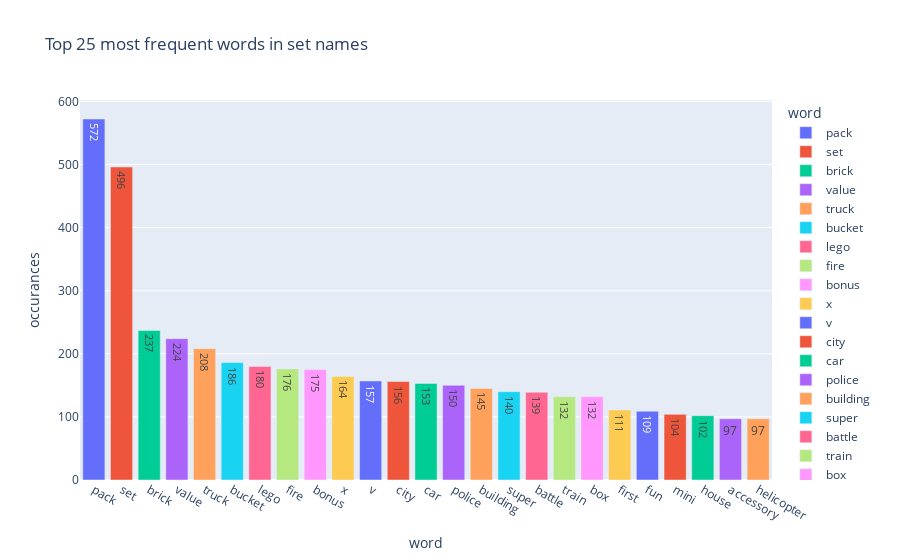

The code cell stored with this chart in its notebook:
### Code cell
fig = px.bar(df_results_count.head(25), "word", "occurances",
       color = "word", text = "occurances",
       title = "Top 25 most frequent words in set names")
fig.show()                     
#fig.update_layout(xaxis = dict(visible = False, matches = None))

### Figure 1 — Plotly figure (JSON) as saved in the notebook; plotly's stock layout.template omitted (floating-point values rounded to 4 significant figures)
{"data": [{"alignmentgroup": "True", "hovertemplate": "word=%{x}<br>occurances=%{text}<extra></extra>", "legendgroup": "pack", "marker": {"color": "#636efa", "pattern": {"shape": ""}}, "name": "pack", "offsetgroup": "pack", "orientation": "v", "showlegend": true, "text": [572], "textposition": "auto", "type": "bar", "x": ["pack"], "xaxis": "x", "y": [572], "yaxis": "y"}, {"alignmentgroup": "True", "hovertemplate": "word=%{x}<br>occurances=%{text}<extra></extra>", "legendgroup": "set", "marker": {"color": "#EF553B", "pattern": {"shape": ""}}, "name": "set", "offsetgroup": "set", "orientation": "v", "showlegend": true, "text": [496], "textposition": "auto", "type": "bar", "x": ["set"], "xaxis": "x", "y": [496], "yaxis": "y"}, {"alignmentgroup": "True", "hovertemplate": "word=%{x}<br>occurances=%{text}<extra></extra>", "legendgroup": "brick", "marker": {"color": "#00cc96", "pattern": {"shape": ""}}, "name": "brick", "offsetgroup": "brick", "orientation": "v", "showlegend": true, "text": [237], "textposition": "auto", "type": "bar", "x": ["brick"], "xaxis": "x", "y": [237], "yaxis": "y"}, {"alignmentgroup": "True", "hovertemplate": "word=%{x}<br>occurances=%{text}<extra></extra>", "legendgroup": "value", "marker": {"color": "#ab63fa", "pattern": {"shape": ""}}, "name": "value", "offsetgroup": "value", "orientation": "v", "showlegend": true, "text": [224], "textposition": "auto", "type": "bar", "x": ["value"], "xaxis": "x", "y": [224], "yaxis": "y"}, {"alignmentgroup": "True", "hovertemplate": "word=%{x}<br>occurances=%{text}<extra></extra>", "legendgroup": "truck", "marker": {"color": "#FFA15A", "pattern": {"shape": ""}}, "name": "truck", "offsetgroup": "truck", "orientation": "v", "showlegend": true, "text": [208], "textposition": "auto", "type": "bar", "x": ["truck"], "xaxis": "x", "y": [208], "yaxis": "y"}, {"alignmentgroup": "True", "hovertemplate": "word=%{x}<br>occurances=%{text}<extra></extra>", "legendgroup": "bucket", "marker": {"color": "#19d3f3", "pattern": {"shape": ""}}, "name": "bucket", "offsetgroup": "bucket", "orientation": "v", "showlegend": true, "text": [186], "textposition": "auto", "type": "bar", "x": ["bucket"], "xaxis": "x", "y": [186], "yaxis": "y"}, {"alignmentgroup": "True", "hovertemplate": "word=%{x}<br>occurances=%{text}<extra></extra>", "legendgroup": "lego", "marker": {"color": "#FF6692", "pattern": {"shape": ""}}, "name": "lego", "offsetgroup": "lego", "orientation": "v", "showlegend": true, "text": [180], "textposition": "auto", "type": "bar", "x": ["lego"], "xaxis": "x", "y": [180], "yaxis": "y"}, {"alignmentgroup": "True", "hovertemplate": "word=%{x}<br>occurances=%{text}<extra></extra>", "legendgroup": "fire", "marker": {"color": "#B6E880", "pattern": {"shape": ""}}, "name": "fire", "offsetgroup": "fire", "orientation": "v", "showlegend": true, "text": [176], "textposition": "auto", "type": "bar", "x": ["fire"], "xaxis": "x", "y": [176], "yaxis": "y"}, {"alignmentgroup": "True", "hovertemplate": "word=%{x}<br>occurances=%{text}<extra></extra>", "legendgroup": "bonus", "marker": {"color": "#FF97FF", "pattern": {"shape": ""}}, "name": "bonus", "offsetgroup": "bonus", "orientation": "v", "showlegend": true, "text": [175], "textposition": "auto", "type": "bar", "x": ["bonus"], "xaxis": "x", "y": [175], "yaxis": "y"}, {"alignmentgroup": "True", "hovertemplate": "word=%{x}<br>occurances=%{text}<extra></extra>", "legendgroup": "x", "marker": {"color": "#FECB52", "pattern": {"shape": ""}}, "name": "x", "offsetgroup": "x", "orientation": "v", "showlegend": true, "text": [164], "textposition": "auto", "type": "bar", "x": ["x"], "xaxis": "x", "y": [164], "yaxis": "y"}, {"alignmentgroup": "True", "hovertemplate": "word=%{x}<br>occurances=%{text}<extra></extra>", "legendgroup": "v", "marker": {"color": "#636efa", "pattern": {"shape": ""}}, "name": "v", "offsetgroup": "v", "orientation": "v", "showlegend": true, "text": [157], "textposition": "auto", "type": "bar", "x": ["v"], "xaxis": "x", "y": [157], "yaxis": "y"}, {"alignmentgroup": "True", "hovertemplate": "word=%{x}<br>occurances=%{text}<extra></extra>", "legendgroup": "city", "marker": {"color": "#EF553B", "pattern": {"shape": ""}}, "name": "city", "offsetgroup": "city", "orientation": "v", "showlegend": true, "text": [156], "textposition": "auto", "type": "bar", "x": ["city"], "xaxis": "x", "y": [156], "yaxis": "y"}, {"alignmentgroup": "True", "hovertemplate": "word=%{x}<br>occurances=%{text}<extra></extra>", "legendgroup": "car", "marker": {"color": "#00cc96", "pattern": {"shape": ""}}, "name": "car", "offsetgroup": "car", "orientation": "v", "showlegend": true, "text": [153], "textposition": "auto", "type": "bar", "x": ["car"], "xaxis": "x", "y": [153], "yaxis": "y"}, {"alignmentgroup": "True", "hovertemplate": "word=%{x}<br>occurances=%{text}<extra></extra>", "legendgroup": "police", "marker": {"color": "#ab63fa", "pattern": {"shape": ""}}, "name": "police", "offsetgroup": "police", "orientation": "v", "showlegend": true, "text": [150], "textposition": "auto", "type": "bar", "x": ["police"], "xaxis": "x", "y": [150], "yaxis": "y"}, {"alignmentgroup": "True", "hovertemplate": "word=%{x}<br>occurances=%{text}<extra></extra>", "legendgroup": "building", "marker": {"color": "#FFA15A", "pattern": {"shape": ""}}, "name": "building", "offsetgroup": "building", "orientation": "v", "showlegend": true, "text": [145], "textposition": "auto", "type": "bar", "x": ["building"], "xaxis": "x", "y": [145], "yaxis": "y"}, {"alignmentgroup": "True", "hovertemplate": "word=%{x}<br>occurances=%{text}<extra></extra>", "legendgroup": "super", "marker": {"color": "#19d3f3", "pattern": {"shape": ""}}, "name": "super", "offsetgroup": "super", "orientation": "v", "showlegend": true, "text": [140], "textposition": "auto", "type": "bar", "x": ["super"], "xaxis": "x", "y": [140], "yaxis": "y"}, {"alignmentgroup": "True", "hovertemplate": "word=%{x}<br>occurances=%{text}<extra></extra>", "legendgroup": "battle", "marker": {"color": "#FF6692", "pattern": {"shape": ""}}, "name": "battle", "offsetgroup": "battle", "orientation": "v", "showlegend": true, "text": [139], "textposition": "auto", "type": "bar", "x": ["battle"], "xaxis": "x", "y": [139], "yaxis": "y"}, {"alignmentgroup": "True", "hovertemplate": "word=%{x}<br>occurances=%{text}<extra></extra>", "legendgroup": "train", "marker": {"color": "#B6E880", "pattern": {"shape": ""}}, "name": "train", "offsetgroup": "train", "orientation": "v", "showlegend": true, "text": [132], "textposition": "auto", "type": "bar", "x": ["train"], "xaxis": "x", "y": [132], "yaxis": "y"}, {"alignmentgroup": "True", "hovertemplate": "word=%{x}<br>occurances=%{text}<extra></extra>", "legendgroup": "box", "marker": {"color": "#FF97FF", "pattern": {"shape": ""}}, "name": "box", "offsetgroup": "box", "orientation": "v", "showlegend": true, "text": [132], "textposition": "auto", "type": "bar", "x": ["box"], "xaxis": "x", "y": [132], "yaxis": "y"}, {"alignmentgroup": "True", "hovertemplate": "word=%{x}<br>occurances=%{text}<extra></extra>", "legendgroup": "first", "marker": {"color": "#FECB52", "pattern": {"shape": ""}}, "name": "first", "offsetgroup": "first", "orientation": "v", "showlegend": true, "text": [111], "textposition": "auto", "type": "bar", "x": ["first"], "xaxis": "x", "y": [111], "yaxis": "y"}, {"alignmentgroup": "True", "hovertemplate": "word=%{x}<br>occurances=%{text}<extra></extra>", "legendgroup": "fun", "marker": {"color": "#636efa", "pattern": {"shape": ""}}, "name": "fun", "offsetgroup": "fun", "orientation": "v", "showlegend": true, "text": [109], "textposition": "auto", "type": "bar", "x": ["fun"], "xaxis": "x", "y": [109], "yaxis": "y"}, {"alignmentgroup": "True", "hovertemplate": "word=%{x}<br>occurances=%{text}<extra></extra>", "legendgroup": "mini", "marker": {"color": "#EF553B", "pattern": {"shape": ""}}, "name": "mini", "offsetgroup": "mini", "orientation": "v", "showlegend": true, "text": [104], "textposition": "auto", "type": "bar", "x": ["mini"], "xaxis": "x", "y": [104], "yaxis": "y"}, {"alignmentgroup": "True", "hovertemplate": "word=%{x}<br>occurances=%{text}<extra></extra>", "legendgroup": "house", "marker": {"color": "#00cc96", "pattern": {"shape": ""}}, "name": "house", "offsetgroup": "house", "orientation": "v", "showlegend": true, "text": [102], "textposition": "auto", "type": "bar", "x": ["house"], "xaxis": "x", "y": [102], "yaxis": "y"}, {"alignmentgroup": "True", "hovertemplate": "word=%{x}<br>occurances=%{text}<extra></extra>", "legendgroup": "accessory", "marker": {"color": "#ab63fa", "pattern": {"shape": ""}}, "name": "accessory", "offsetgroup": "accessory", "orientation": "v", "showlegend": true, "text": [97], "textposition": "auto", "type": "bar", "x": ["accessory"], "xaxis": "x", "y": [97], "yaxis": "y"}, {"alignmentgroup": "True", "hovertemplate": "word=%{x}<br>occurances=%{text}<extra></extra>", "legendgroup": "helicopter", "marker": {"color": "#FFA15A", "pattern": {"shape": ""}}, "name": "helicopter", "offsetgroup": "helicopter", "orientation": "v", "showlegend": true, "text": [97], "textposition": "auto", "type": "bar", "x": ["helicopter"], "xaxis": "x", "y": [97], "yaxis": "y"}], "layout": {"barmode": "relative", "legend": {"title": {"text": "word"}, "tracegroupgap": 0}, "title": {"text": "Top 25 most frequent words in set names"}, "xaxis": {"anchor": "y", "categoryarray": ["pack", "set", "brick", "value", "truck", "bucket", "lego", "fire", "bonus", "x", "v", "city", "car", "police", "building", "super", "battle", "train", "box", "first", "fun", "mini", "house", "accessory", "helicopter"], "categoryorder": "array", "domain": [0, 1], "title": {"text": "word"}}, "yaxis": {"anchor": "x", "domain": [0, 1], "title": {"text": "occurances"}}}}
